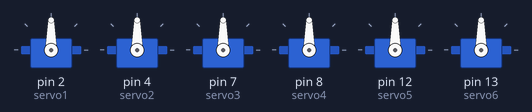
This sketch was run on a simulated Arduino Uno, built with avr-gcc and run on an emulated ATmega328P. Shown: 6 × servo. What the sketch prints to the serial monitor is not drawn.

Above: at 0.05 s.
At 0.45 s:
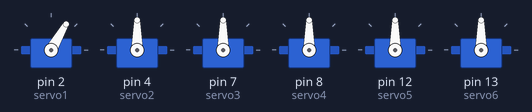
At 0.9 s:
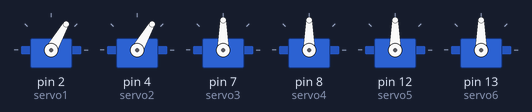
At 1.8 s:
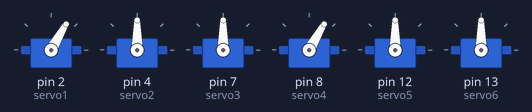
At 2.7 s:
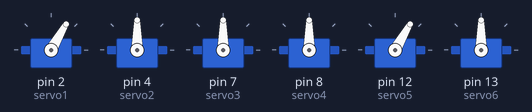
At 3.6 s:
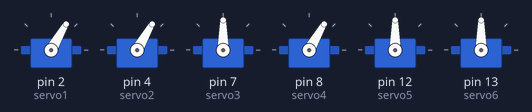
Timing chart, 0 to 8.3 s (numbered marks = the images above):
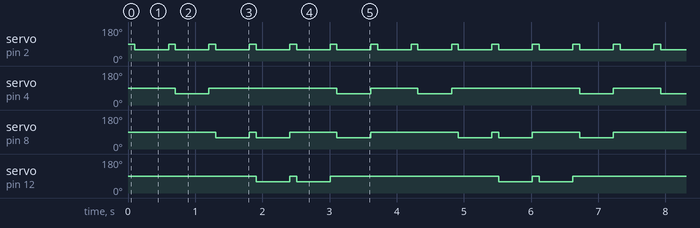

Measured:
- by itself, servo on pin 2 (servo1): alternates 90° for 0.10 s and 60° for 0.50 s
- by itself, servo on pin 4 (servo2): repeats every 3.6 s: 90° 1.9 s, 60° 0.50 s, 90° 0.70 s, 60° 0.50 s
- by itself, servo on pin 8 (servo4): repeats every 3.6 s: 90° 0.10 s, 60° 0.50 s, 90° 0.70 s, 60° 0.50 s, 90° 1.3 s, 60° 0.50 s
- by itself, servo on pin 12 (servo5): repeats every 3.6 s: 90° 0.10 s, 60° 0.50 s, 90° 2.5 s, 60° 0.50 s

The sketch:

UncutTranslation.ino
```cpp
#include <Servo.h>
#include <Arduino.h>

Servo servo1;
Servo servo2;
Servo servo3;
Servo servo4;
Servo servo5;
Servo servo6;

void cutString(String inputString, String stringArray[], int& numStrings) {
  int stringLength = inputString.length();
  for (int i = 0; i < stringLength; i += 6) {
    // Get the next 6 characters or remaining characters
    String cutString = inputString.substring(i, min(i + 6, stringLength));

    // Check if there's space in the array and cut string is 6 characters
    if (numStrings < 6 && cutString.length() == 6) {
      stringArray[numStrings] = cutString;
      numStrings++;
    }
  }
}

void setup() {
  servo1.attach(2);
  servo2.attach(4);
  servo3.attach(7);
  servo4.attach(8);
  servo5.attach(12);
  servo6.attach(13);
  Serial.begin(9600);
}

void loop() {

  // Define string (replace with user input if needed)
  String userInput = "100000110000100100100110100010110100";

  // String array
  String stringArray[6];
  int numStrings = 0; // Keep track of filled elements

  // Cut and add to string array
  cutString(userInput, stringArray, numStrings);

  // Print strings (optional, modify as needed)
  Serial.println("Cut Strings:");
  for (int i = 0; i < numStrings; i++) {
    Serial.println(stringArray[i]);
  }

  int stringNum = sizeof(stringArray) / sizeof(stringArray[0]); // Get number of strings

  for (int i = 0; i < stringNum; i++) {
    String currentString = stringArray[i];
    int stringLength = currentString.length() + 1;
    char charArray[stringLength];

    // Convert string to character array
    currentString.toCharArray(charArray, stringLength);
    servo1.write(90);
    servo2.write(90);
    servo3.write(90);
    servo4.write(90);
    servo5.write(90);
    servo6.write(90);
    servo6.write(90);
    delay(100);

    for (int i = 0; i < stringLength; i++) {
      Serial.print(charArray[i]);
      if (charArray[0]=='1'){
        servo1.write(60);
      }
      if (charArray[1]=='1'){
        servo2.write(60);
      }
      if (charArray[2]=='1'){
        servo3.write(60);
      }
      if (charArray[3]=='1'){
        servo4.write(60);
      }
      if (charArray[4]=='1'){
        servo5.write(60);
      }
      if (charArray[5]=='1'){
        servo6.write(60);
      }
    }
    delay(500);
    Serial.println();
  }

}
```
